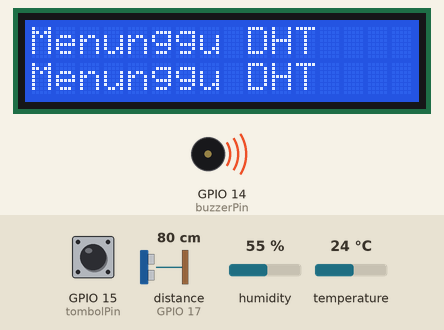
Recording of a program running on a simulated ESP32. On the bench: 16×2 character LCD, buzzer (waves = sounding). Wiring (from diagram.json): ultrasonic range finder: trigger GPIO 16; echo GPIO 17. The test bench sets the inputs (shaded band); at power-on: humidity 55 %, distance to the obstacle (sensor on GPIO 17) 80 cm, temperature 24 °C, GPIO 15 (tombolPin) HIGH. The echo pulse lasts 58.3 µs per cm; WiFi joins after 1.5 s; servers stay silent unless stated; what the program prints to the serial monitor is not drawn.

Above: at 1.2 s.
1.3 s: humidity set to 74 %
At 4.4 s:
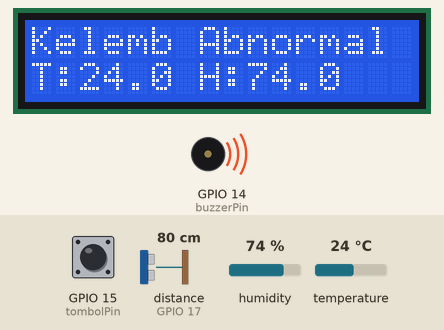
11.2 s: humidity set to 77 %
At 14.7 s:
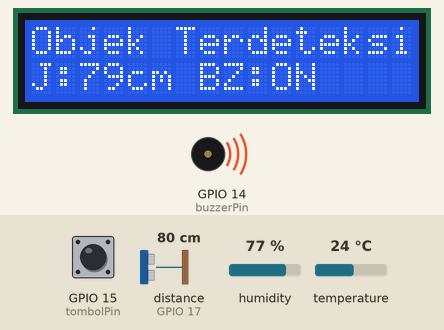
21.1 s: distance to the obstacle (sensor on GPIO 17) set to 84 cm
At 23.2 s:
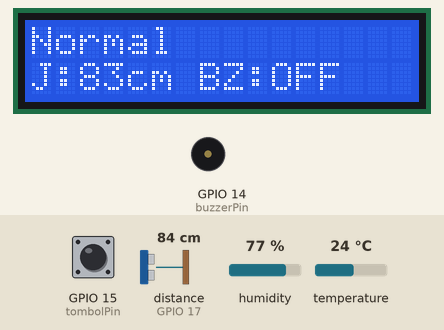
27.6 s: temperature set to 18.4 °C
At 33.0 s:
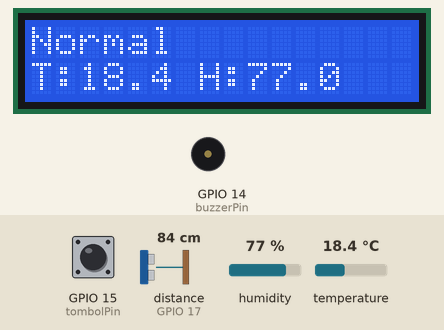
35.6 s: temperature set to 17.3 °C
At 39.0 s:
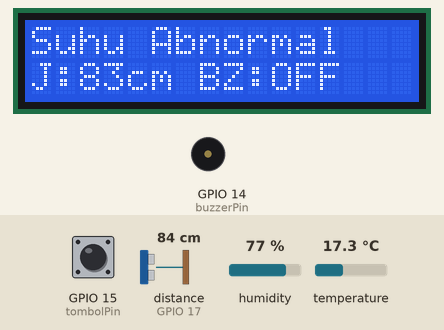
45.5 s: distance to the obstacle (sensor on GPIO 17) set to 2 cm
At 47.3 s:
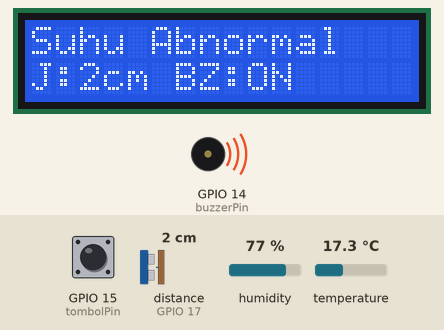
Timing chart, 0 to 48.8 s (numbered marks = the images above; inputs shaded):
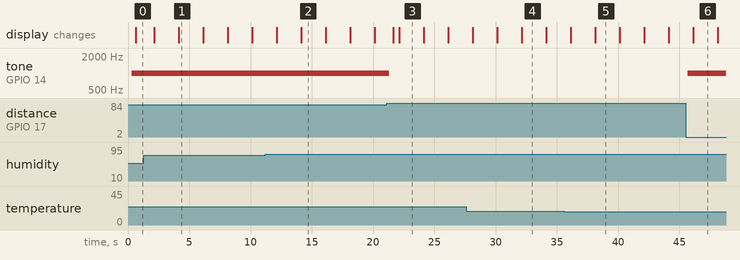

The program:

main.cpp
```cpp
// Data Template dan Device Blynk
#define BLYNK_TEMPLATE_ID "TMPL6ZajecpIV"
#define BLYNK_TEMPLATE_NAME "LatihanResponsi"
#define BLYNK_AUTH_TOKEN "AUTH_TOKEN"

#include <Arduino.h>
#include <WiFi.h>
#include <BlynkSimpleEsp32.h>
#include <Wire.h>
#include <LiquidCrystal_I2C.h>
#include "DHT.h"

#define DHTPIN 4
#define DHTTYPE DHT22 //  Penganti DHT11.

char ssid[] = "Wokwi-GUEST";
char pass[] = "";
const int pTrig = 16;
const int pEcho = 17;
const int buzzerPin = 14;
const int tombolPin = 15;
const int sdaPin = 22;
const int sclPin = 23;

DHT dht(DHTPIN, DHTTYPE);
LiquidCrystal_I2C lcd(0x27, 16, 2);
BlynkTimer timer;

unsigned long durasi = 0;
float jarak = 0;
float suhu = 0;
float kelembaban = 0;
bool echoDiterima = false;
bool dhtDibaca = false;
bool dhtValid = false;
bool objekTerdeteksi = false;
bool alarmDiizinkan = true; // Tombol dan switch Blynk awalnya ON.
bool buzzerAktif = false;
bool blynkDiisi = false;
String kondisi = "Menunggu Sensor";

int tombolTerakhir = HIGH;
int tombolStabil = HIGH;
unsigned long waktuTombol = 0;

void aturBuzzer() {
  bool bunyi = alarmDiizinkan && objekTerdeteksi;
  if (bunyi != buzzerAktif) {
    buzzerAktif = bunyi;
    if (buzzerAktif) {
      tone(buzzerPin, 1000);
    } else {
      noTone(buzzerPin);
    }
    if (Blynk.connected()) {
      Blynk.virtualWrite(V5, buzzerAktif);
    }
  }
}

void kontrolBuzzer(bool diizinkan) {
  alarmDiizinkan = diizinkan;
  aturBuzzer();
  if (Blynk.connected()) {
    Blynk.virtualWrite(V0, alarmDiizinkan);
    Blynk.virtualWrite(V7, !alarmDiizinkan);
  }
  Serial.print("Tombol: ");
  Serial.println(alarmDiizinkan ? "ON" : "OFF");
}

void bacaTombol() {
  int nilaiTombol = digitalRead(tombolPin);
  if (nilaiTombol != tombolTerakhir) {
    waktuTombol = millis();
    tombolTerakhir = nilaiTombol;
  }
  // Debounce
  if (millis() - waktuTombol >= 30 && nilaiTombol != tombolStabil) {
    tombolStabil = nilaiTombol;
    if (tombolStabil == LOW) {
      kontrolBuzzer(!alarmDiizinkan);
    }
  }
}

void bacaDHT() {
  float h = dht.readHumidity();
  float t = dht.readTemperature();
  dhtDibaca = true;
  if (isnan(t) || isnan(h)) {
    dhtValid = false;
    Serial.println("Gagal membaca DHT");
  } else {
    suhu = t;
    kelembaban = h;
    dhtValid = true;
  }
}

void bacaJarak() {
  digitalWrite(pTrig, LOW);
  delayMicroseconds(2);
  digitalWrite(pTrig, HIGH);
  delayMicroseconds(10);
  digitalWrite(pTrig, LOW);
  durasi = pulseIn(pEcho, HIGH, 30000UL);

  if (durasi == 0) {
    jarak = 0;
    echoDiterima = false;
    objekTerdeteksi = false;
  } else {
    jarak = (durasi * 0.034) / 2;
    echoDiterima = true;
    objekTerdeteksi = jarak < 80;
  }
  aturBuzzer();
}

void tentukanKondisi() {
  bool suhuNormal = suhu >= 18 && suhu <= 25;
  bool kelembabanNormal = kelembaban > 75;

  if (!dhtDibaca) {
    kondisi = "Menunggu DHT";
  } else if (!dhtValid) {
    kondisi = "DHT Error";
  } else if (!suhuNormal && !kelembabanNormal && objekTerdeteksi) {
    kondisi = "Bahaya";
  } else if (!suhuNormal) {
    kondisi = "Suhu Abnormal";
  } else if (!kelembabanNormal) {
    kondisi = "Kelemb Abnormal";
  } else if (objekTerdeteksi) {
    kondisi = "Objek Terdeteksi";
  } else {
    kondisi = "Normal";
  }
}

void tulisBaris(int baris, String teks) {
  while (teks.length() < 16) {
    teks += " ";
  }
  lcd.setCursor(0, baris);
  lcd.print(teks.substring(0, 16));
}

void tampilLCD() {
  tentukanKondisi();
  tulisBaris(0, kondisi);
  if ((millis() / 2000) % 2 == 0) {
    if (dhtValid) {
      tulisBaris(1, "T:" + String(suhu, 1) + " H:" + String(kelembaban, 1));
    } else {
      tulisBaris(1, kondisi);
    }
  } else {
    tulisBaris(1, "J:" + String(jarak, 0) + "cm BZ:" + (buzzerAktif ? "ON" : "OFF"));
  }
}

void kirimData() {
  tentukanKondisi();
  Serial.print("Suhu: ");
  if (dhtValid) {
    Serial.print(suhu);
    Serial.print(" C | Kelembaban: ");
    Serial.print(kelembaban);
    Serial.print(" %");
  } else {
    Serial.print(kondisi);
  }
  Serial.print(" | Jarak: ");
  Serial.print(jarak, 0);
  Serial.print(" cm");
  Serial.print(" | Kondisi: ");
  Serial.print(kondisi);
  Serial.print(" | Buzzer: ");
  Serial.print(buzzerAktif ? "ON" : "OFF");
  Serial.print(" | Tombol: ");
  Serial.println(alarmDiizinkan ? "ON" : "OFF");

  if (Blynk.connected()) {
    Blynk.virtualWrite(V0, alarmDiizinkan);
    Blynk.virtualWrite(V1, dhtValid ? suhu : -41);
    Blynk.virtualWrite(V2, dhtValid ? kelembaban : -1);
    Blynk.virtualWrite(V3, roundf(jarak));
    Blynk.virtualWrite(V4, kondisi);
    Blynk.virtualWrite(V5, buzzerAktif);
    Blynk.virtualWrite(V6, objekTerdeteksi);
    Blynk.virtualWrite(V7, !alarmDiizinkan);
  }
}

BLYNK_WRITE(V0) {
  int nilaiTombol = param.asInt();
  kontrolBuzzer(nilaiTombol == 1);
}

BLYNK_CONNECTED() {
  kirimData();
}

void hubungkanBlynk() {
  if (blynkDiisi && WiFi.status() == WL_CONNECTED && !Blynk.connected()) {
    Blynk.connect(500);
  }
}

void setup() {
  Serial.begin(115200);
  pinMode(pTrig, OUTPUT);
  pinMode(pEcho, INPUT);
  pinMode(buzzerPin, OUTPUT);
  pinMode(tombolPin, INPUT_PULLUP);
  digitalWrite(pTrig, LOW);
  digitalWrite(buzzerPin, LOW);
  dht.begin();
  Wire.begin(sdaPin, sclPin);
  lcd.init();
  lcd.backlight();
  tulisBaris(0, "Menunggu Sensor");
  tulisBaris(1, "Tombol: ON");

  // Koneksi terpisah agar tetap bekerja ketika Blynk offline.
  blynkDiisi = strcmp(BLYNK_TEMPLATE_ID, "ISI_TEMPLATE_ID") != 0 &&
               strcmp(BLYNK_TEMPLATE_NAME, "ISI_TEMPLATE_NAME") != 0 &&
               strcmp(BLYNK_AUTH_TOKEN, "ISI_AUTH_TOKEN") != 0;
  if (blynkDiisi) {
    WiFi.begin(ssid, pass);
    Blynk.config(BLYNK_AUTH_TOKEN);
  }
  timer.setInterval(200L, bacaJarak);
  timer.setInterval(2000L, bacaDHT);
  timer.setInterval(500L, tampilLCD);
  timer.setInterval(2000L, kirimData);
  timer.setInterval(5000L, hubungkanBlynk);
}

void loop() {
  bacaTombol();
  if (Blynk.connected()) {
    Blynk.run();
  }
  timer.run();
}
```

Measured:
- the behaviour switches between 75 and 76 % on humidity (found by bisection; images 1 and 2)
- the behaviour switches between 80 and 81 cm on distance to the obstacle (sensor on GPIO 17) (found by bisection; images 2 and 3)
- the behaviour switches between 18 and 17.9 °C on temperature (found by bisection; images 4 and 5)
- after the input at 11.2 s, the display: first differs from a run without the input after 2.9 s (image 2)
- after the input at 21.1 s, tone on GPIO 14 (buzzerPin): 1000 Hz → silent after 0.20 s; the display: first changes after 0.53 s (image 3 shows a later state)
- after the input at 27.6 s, the display: first differs from a run without the input after 4.5 s (image 4)
- after the input at 35.6 s, the display: first differs from a run without the input after 2.5 s (image 5)
- after the input at 45.5 s, tone on GPIO 14 (buzzerPin): silent → 1000 Hz after 0.20 s; the display: changes after 0.64 s (image 6)
